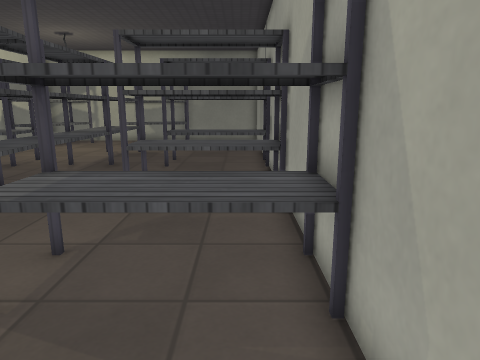
[1] (above)

17 first-person views from a walk through a level from a Godot 3-D game. The camera is 1.3 m above the floor, tilts 12° down and sees 70° across. The floor is counted in squares, 0.5 m on a side. Each view is taken from the middle of a square. On the plan, view 1 faces up. The plan holds only what a view shows up to about 20 squares ahead; the rest is blank. Surface patterns are stand-ins for the level's own textures.

[2]
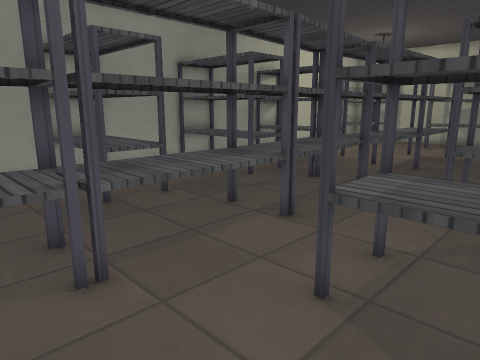

[3]
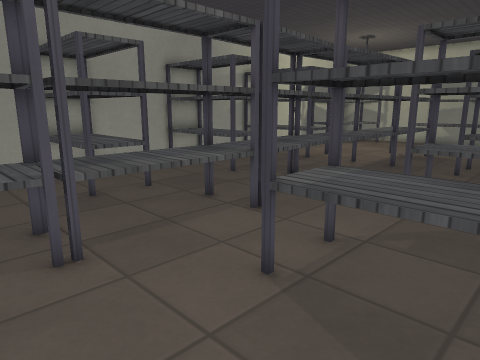

[4]
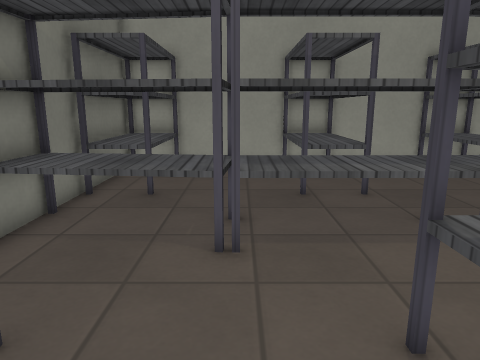

[5]
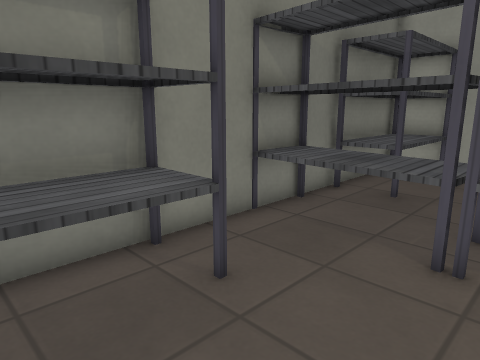

[6]
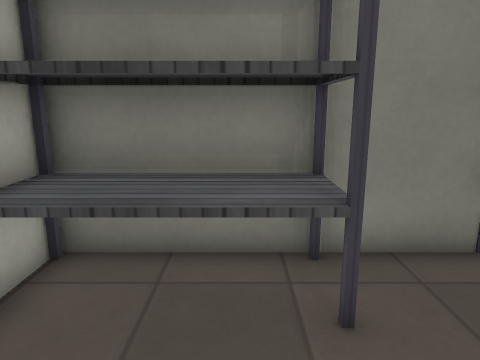

[7]
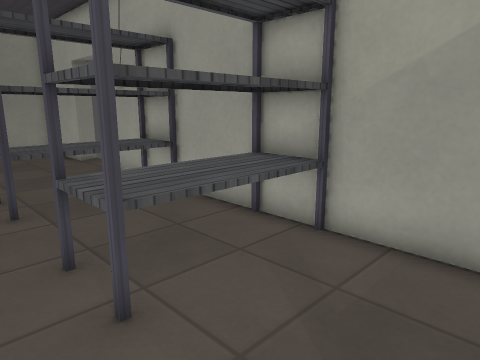

[8]
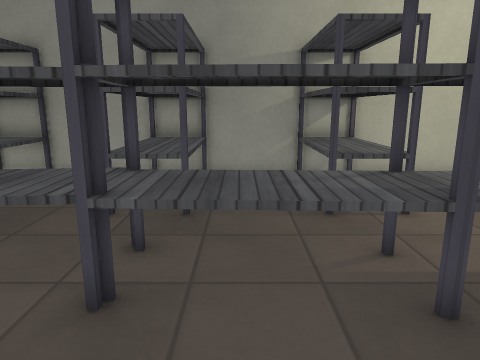

[9]
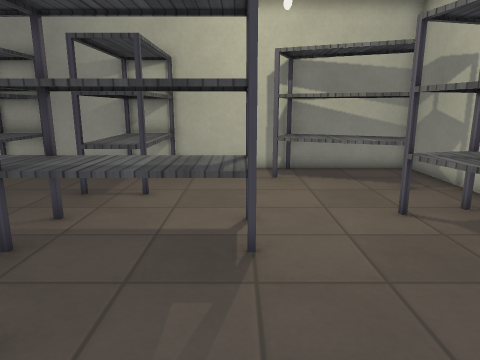

[10]
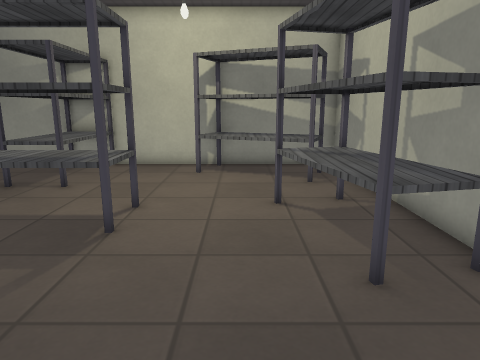

[11]
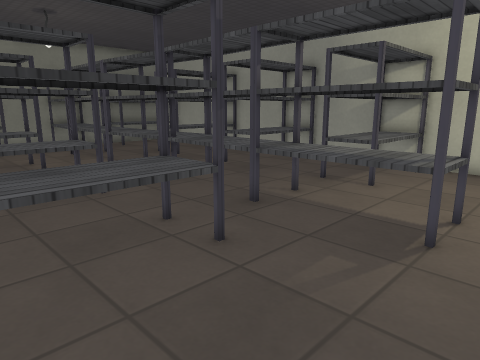

[12]
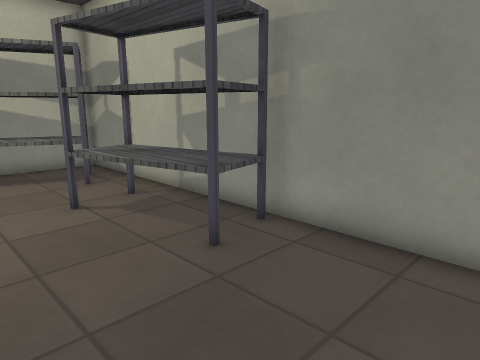

[13]
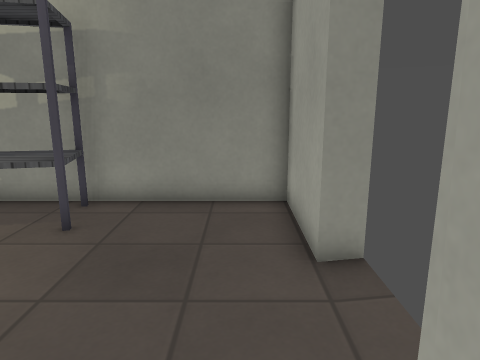

[14]
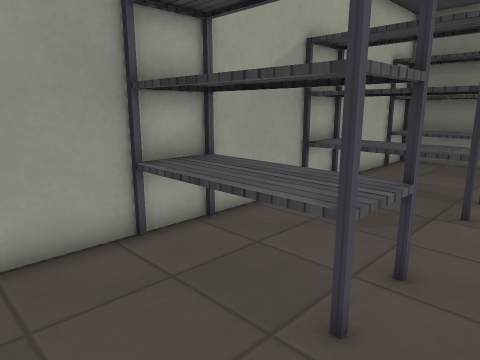

[15]
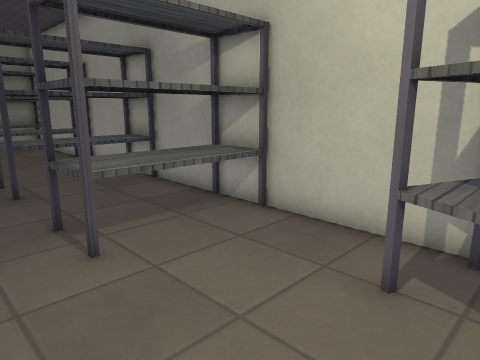

[16]
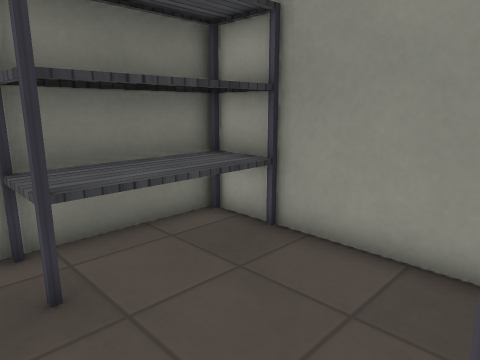

[17]
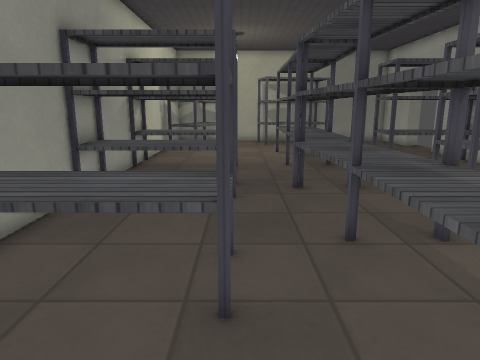

### Floor plan
Key: @ floor where view 1 was taken; # wall or solid block; . floor; S shelf.
Columns run from 15 left of view 1 to 2 right of it. Each row starts with its distance up from view 1.
 27 #########SSS#####
 26 #.SSS.SSSSSS....#
 25 #.SSS..SSSSS....#
 24 #SSSS..SSS......##
 23 #SSS.............
 22 #SSS.............
 21 #.S..............
 20 #......SSS......#
 19 #......SSS......#
 18 #......SSS......#
 17 #SSSSS.SSS..SSSSS
 16 #SSSSS.SSS..SSSSS
 15 #SSSSS.SSS..SSSSS
 14 #......SSS......#
 13 #......SSS......#
 12 #SSSSS.SSS..SSSSS
 11 #SSSSS.SSS..SSSSS
 10 SSSSSS.SSS..SSSSS
  9 #......SSS......#
  8 #......SSS......#
  7 #......SSS......#
  6 #SSSSS.SSS..SSSSS
  5 #SSSSS.SSS..SSSSS
  4 #SSSSS.SSS..SSSSS
  3 #......SSS......#
  2 #......SSS......#
  1 #......SSS......#
  0 #......SSS.....@#
 -1 #SSSSS.SSS..SSSSS
 -2 #SSSSS.SSS..SSSSS
 -3 #################

Where each view was taken, in squares from view 1:
view 1: 0 up, 0 right, facing up
view 2: 0 up, 1 left, facing up-left
view 3: 0 up, 0 right, facing up-left
view 4: 2 up, 0 right, facing left
view 5: 3 up, 0 right, facing down-left
view 6: 3 up, 2 left, facing down
view 7: 6 up, 5 left, facing up-right
view 8: 13 up, 2 left, facing left
view 9: 20 up, 0 right, facing left
view 10: 23 up, 1 right, facing left
view 11: 22 up, 1 right, facing down-left
view 12: 21 up, 1 right, facing up-left
view 13: 18 up, 0 right, facing up
view 14: 15 up, 5 left, facing down-right
view 15: 23 up, 8 left, facing down-left
view 16: 4 up, 9 left, facing down-left
view 17: 0 up, 10 left, facing up
